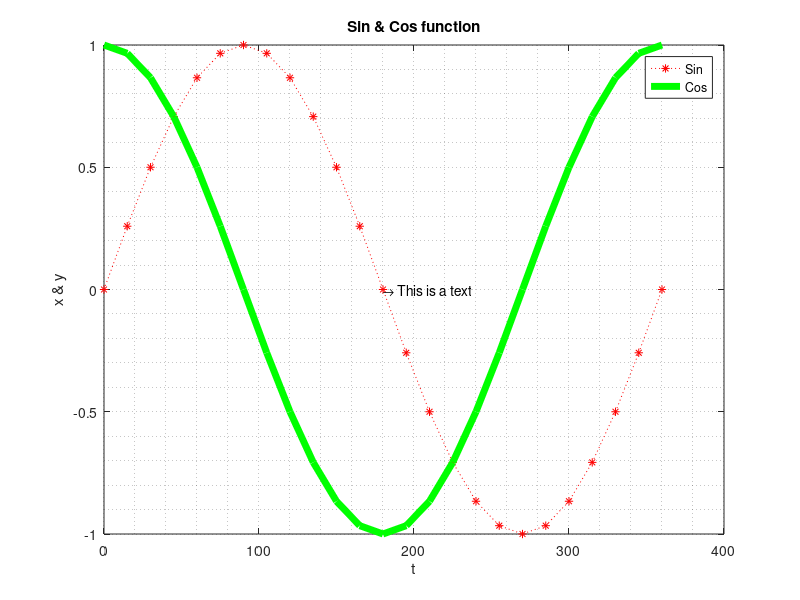
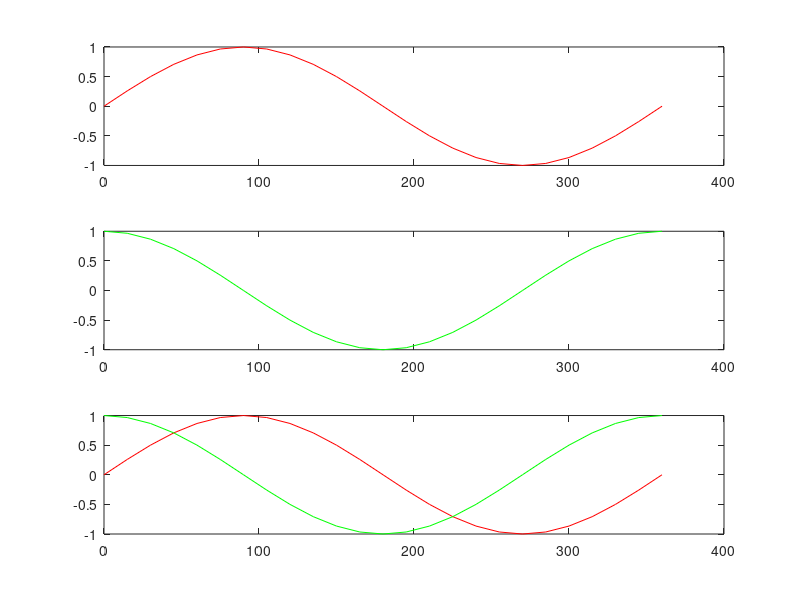

MATLAB code for these plots, in order:
clc;
clear all;
close all;

t = 0:15:360;
x = sind(t);
y = cosd(t);

plot(t,x,'r:*');

hold on
plot(t,y,'g','LineWidth',5);

legend('Sin','Cos');
title('Sin & Cos function');
xlabel('t');
ylabel('x & y');
text(180,0,'\rightarrow This is a text');
grid minor;

%figure('Name','Sin','Color','k');
figure

subplot(3,1,1);
plot(t,x,'r');
subplot(3,1,2);
plot(t,y,'g');
subplot(3,1,3);
plot(t,x,'r',t,y,'g');